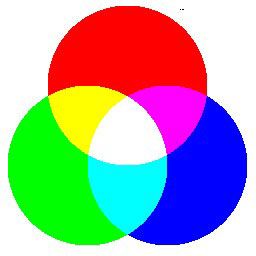
#> input picture BLOQUE_II/CLASE_22/images/img.png, 256 x 256 px
$ python opencv_images.py
#> lines starting #> are read from the running program, lines starting #| are printed output that depends on the picture
"""
Archivo: opencv_images.py
Autor: Edwin Yoner
Fecha: 01/03/2025

Descripción:
    Este script carga una imagen desde el disco y muestra sus canales de color (BGR) de forma individual.
    - Se carga la imagen usando OpenCV.
    - Se muestran los canales Azul (B), Verde (G) y Rojo (R) por separado.
    - Se eliminan progresivamente los canales de color para observar los efectos.

Requisitos:
    - Instalar OpenCV si no está disponible: `pip install opencv-python`
    - Asegurarse de que la imagen `images/img.png` existe en la ruta especificada.
"""

import numpy as np
import cv2

# Cargar la imagen en formato BGR
ruta_imagen = "images/img.png"
imagen = cv2.imread(ruta_imagen)
#> imagen is the input picture: shape (256, 256, 3); mean B, G, R 165.2, 165.8, 165.3

# Verificar si la imagen se cargó correctamente
if imagen is None:
    print(f"Error: No se pudo cargar la imagen en '{ruta_imagen}'. Verifica la ruta.")
    exit()

# Mostrar información sobre la imagen
print(f"Dimensiones de la imagen: {imagen.shape}")  # (altura, ancho, canales)
#| Dimensiones de la imagen: (256, 256, 3)

# Mostrar la imagen original
cv2.imshow("Imagen Original", imagen)

# Mostrar los canales de color individualmente
cv2.imshow("Canal Azul (B)", imagen[:, :, 0])
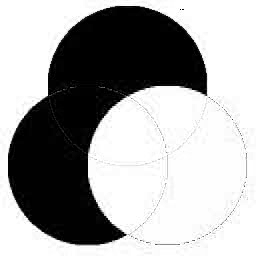
#> window 'Canal Azul (B)': shape (256, 256); min 0, max 255, mean 165.2
cv2.imshow("Canal Verde (G)", imagen[:, :, 1])
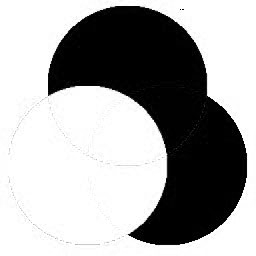
#> window 'Canal Verde (G)': shape (256, 256); min 0, max 255, mean 165.8
cv2.imshow("Canal Rojo (R)", imagen[:, :, 2])
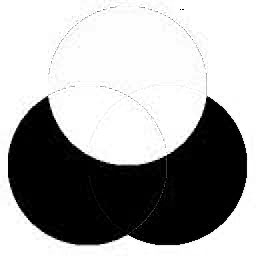
#> window 'Canal Rojo (R)': shape (256, 256); min 0, max 255, mean 165.3

# Eliminar el canal azul y mostrar la imagen resultante
imagen_sin_azul = imagen.copy()
imagen_sin_azul[:, :, 0] = 0
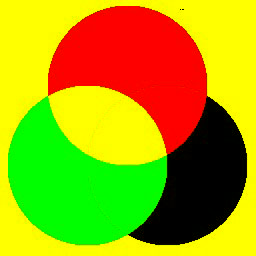
#> imagen_sin_azul: shape (256, 256, 3); mean B, G, R 0, 165.8, 165.3
cv2.imshow("Imagen sin Azul", imagen_sin_azul)

# Eliminar el canal verde y mostrar la imagen resultante
imagen_sin_verde = imagen.copy()
imagen_sin_verde[:, :, 1] = 0
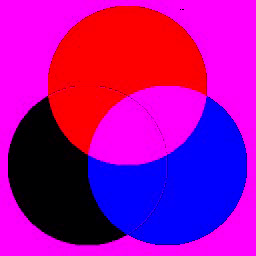
#> imagen_sin_verde: shape (256, 256, 3); mean B, G, R 165.2, 0, 165.3
cv2.imshow("Imagen sin Verde", imagen_sin_verde)

# Eliminar el canal rojo y mostrar la imagen resultante
imagen_sin_rojo = imagen.copy()
imagen_sin_rojo[:, :, 2] = 0
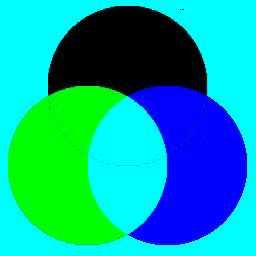
#> imagen_sin_rojo: shape (256, 256, 3); mean B, G, R 165.2, 165.8, 0
cv2.imshow("Imagen sin Rojo", imagen_sin_rojo)

# Esperar a que el usuario presione una tecla antes de cerrar las ventanas
cv2.waitKey(0)
cv2.destroyAllWindows()

$ run again, with BLOQUE_II/CLASE_22/images/22.10.png copied over BLOQUE_II/CLASE_22/images/img.png
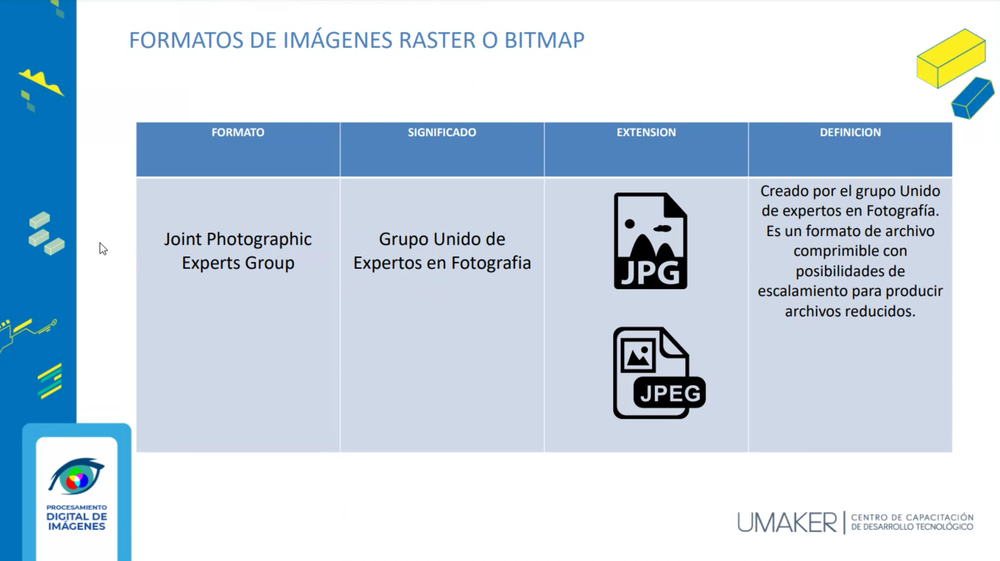
#> input picture BLOQUE_II/CLASE_22/images/22.10.png, 1000 x 561 px, shrunk from 2111 x 1185 before the run
#> imagen is the input picture: shape (561, 1000, 3); mean B, G, R 228.1, 213.9, 198.1
#| Dimensiones de la imagen: (561, 1000, 3)
#> `imagen_sin_verde[:, :, 1] = 0`:
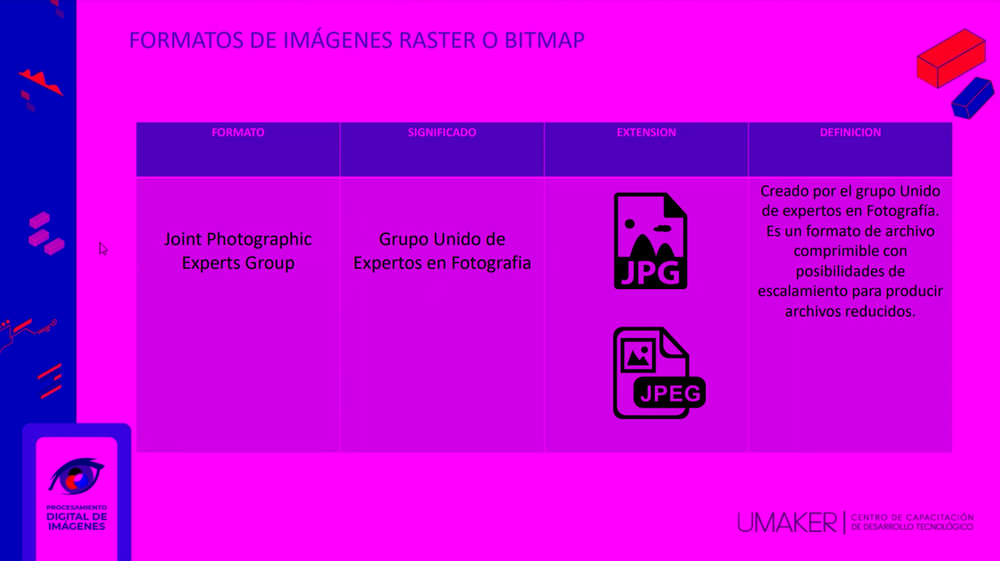
#> imagen_sin_verde: shape (561, 1000, 3); mean B, G, R 228.1, 0, 198.1
#> `imagen_sin_rojo[:, :, 2] = 0`:
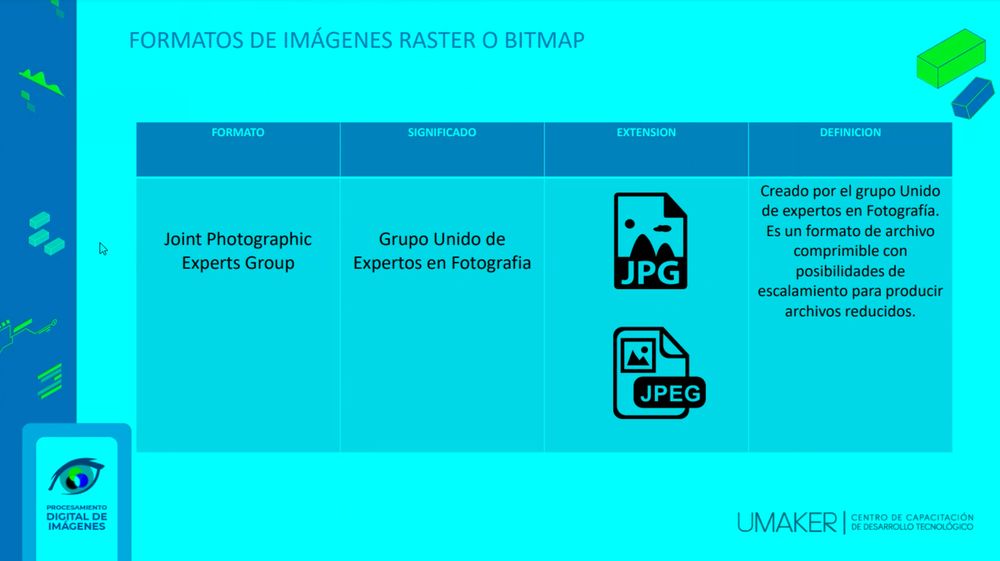
#> imagen_sin_rojo: shape (561, 1000, 3); mean B, G, R 228.1, 213.9, 0
